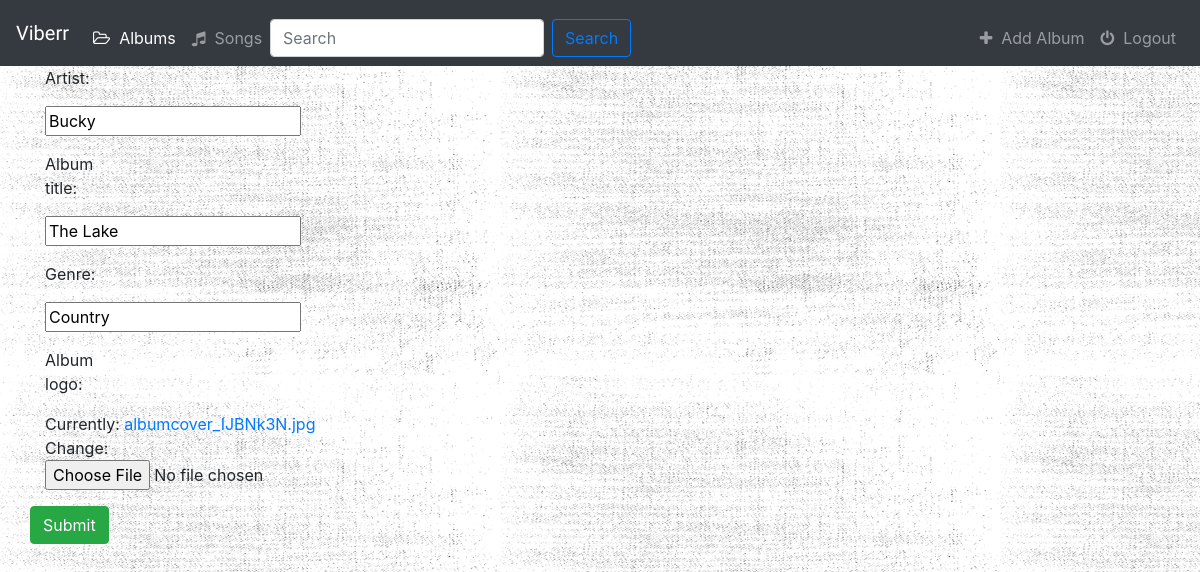
Screenshot of /music/album/2/ with the database file from the repository.
### music/models.py (models this page shows, shortened)
class Album (models.Model):
    artist = models.CharField(max_length=250)
    album_title = models.CharField(max_length=250)
    genre = models.CharField(max_length=100)
    album_logo = models.FileField()

### music/views.py (the view)
# urls.py: path('album/<int:pk>/' , views.AlbumUpdate.as_view() ,name='album-update'),
class AlbumUpdate(UpdateView):
    model = Album
    fields = ['artist', 'album_title', 'genre', 'album_logo']

### music/templates/music/album_form.html (shortened to what this page needs)
{% extends 'music/base.html' %}
{% block body%}
<div class="container-fluid">
    <div class="row">
        <div class="col-sm-12 col-md-7">
            <div class="panel panel-default">
                <div class="panel-body">
                    <form method="post" action="" class="form-horizontal" enctype="multipart/form-data">
                        {% include 'music/form-template.html' %}
                        <div class="form-group">
                            <div class="col-sm-offset-2 col-sm-10">
                                <button type="submit" class="btn btn-success">Submit</button>
                            </div>
                        </div>
                    </form>
                </div>
            </div>
        </div>
    </div>
</div>
{% endblock %}

### music/templates/music/form-template.html (shortened to what this page needs)
{% for field in form %}
    <div class="form-group">
        <div class="col-sm-offset-2 col-sm-10">
            <label class="control-label col-sm-2"> {{ field.label_tag }} </label>
            <div class="col-sm-10"> {{ field }} </div>
        </div>
    </div>
{% endfor %}

### music/static/music/style.css (style rules this page uses)
body { background : white url("images/background.png"); }

### rows the page displays
Album: form "Bucky" "The Lake" "Country"

### other values shown
{{ field.label_tag }} "Artist:" "Album title:" "Genre:" "Album logo:"
